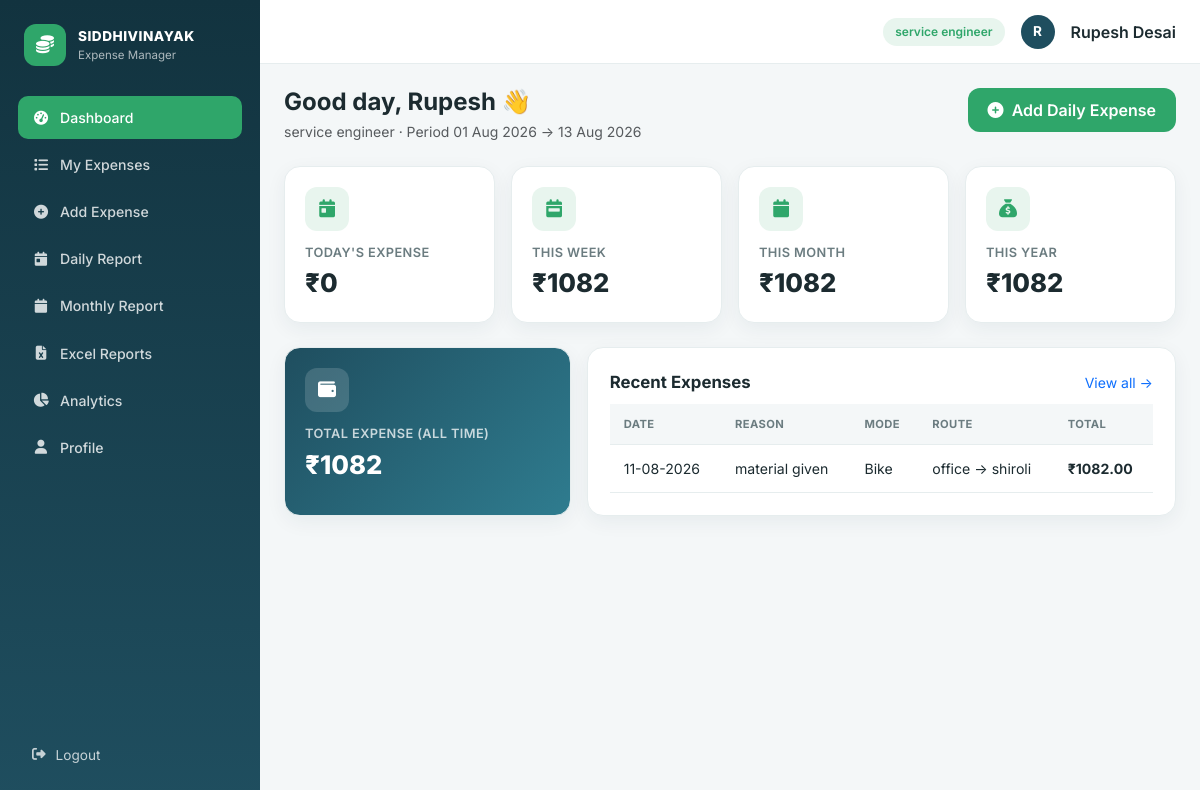
Page /dashboard (signed in) on the committed database.
### models.py (models this page shows, shortened)
class Employee(UserMixin, db.Model):
    __tablename__ = "employees"
    id = db.Column(db.Integer, primary_key=True)
    employee_code = db.Column(db.String(20), unique=True, nullable=False)
    name = db.Column(db.String(120), nullable=False)
    email = db.Column(db.String(120), unique=True, nullable=False)
    mobile = db.Column(db.String(20))
    designation = db.Column(db.String(100))
    department = db.Column(db.String(100))
    password_hash = db.Column(db.String(255), nullable=False)
    joining_date = db.Column(db.Date, default=date.today)
    role = db.Column(db.String(20), default="employee")  # employee | admin
    is_blocked = db.Column(db.Boolean, default=False)
    created_at = db.Column(db.DateTime, default=datetime.utcnow)
    expenses = db.relationship(
        "Expense", backref="employee", lazy=True, cascade="all, delete-orphan"
    )
    @property
    def is_active(self):
        return not self.is_blocked
    @property
    def is_admin(self):
        return self.role == "admin"

class Expense(db.Model):
    __tablename__ = "expenses"
    id = db.Column(db.Integer, primary_key=True)
    employee_id = db.Column(db.Integer, db.ForeignKey("employees.id"), nullable=False)
    expense_date = db.Column(db.Date, nullable=False, default=date.today)
    reason = db.Column(db.String(255), nullable=False)
    mode = db.Column(db.String(20), nullable=False)  # Bike/Bus/Train/Car/Auto/Cab/Other
    from_location = db.Column(db.String(120))
    to_location = db.Column(db.String(120))
    other_amount = db.Column(db.Float, default=0)
    cng_bus_amount = db.Column(db.Float, default=0)
    km = db.Column(db.Float, default=0)
    courier_transport_amount = db.Column(db.Float, default=0)
    food_amount = db.Column(db.Float, default=0)
    km_rate = db.Column(db.Float, default=0)
    km_amount = db.Column(db.Float, default=0)
    total_amount = db.Column(db.Float, default=0)
    notes = db.Column(db.Text)
    created_at = db.Column(db.DateTime, default=datetime.utcnow)
    updated_at = db.Column(db.DateTime, default=datetime.utcnow, onupdate=datetime.utcnow)

### routes/employee.py (the view)
@employee_bp.route("/dashboard")
@login_required
def dashboard():
    today = date.today()
    week_start = today - timedelta(days=today.weekday())
    month_start = today.replace(day=1)
    year_start = today.replace(month=1, day=1)
    base = Expense.query.filter_by(employee_id=current_user.id)
    def total_since(start):
        return base.filter(Expense.expense_date >= start).with_entities(
            func.coalesce(func.sum(Expense.total_amount), 0)
        ).scalar()
    stats = {
        "today": base.filter(Expense.expense_date == today).with_entities(
            func.coalesce(func.sum(Expense.total_amount), 0)).scalar(),
        "week": total_since(week_start),
        "month": total_since(month_start),
        "year": total_since(year_start),
        "total": base.with_entities(func.coalesce(func.sum(Expense.total_amount), 0)).scalar(),
    }
    recent = base.order_by(Expense.expense_date.desc()).limit(5).all()
    return render_template(
        "dashboard.html",
        stats=stats,
        recent=recent,
        period_from=month_start,
        period_to=today,
    )

### templates/dashboard.html (shortened to what this page needs)
{% extends "base.html" %}
{% block content %}
{% set hour = 12 %}
<div class="d-flex justify-content-between align-items-start flex-wrap gap-3 mb-4">
  <div>
    <h4 class="fw-bold mb-1">Good day, {{ current_user.name.split(' ')[0] }} 👋</h4>
    <div class="text-muted small">{{ current_user.designation }} · Period {{ period_from.strftime('%d %b %Y') }} → {{ period_to.strftime('%d %b %Y') }}</div>
  </div>
  <a href="{{ url_for('employee.add_expense') }}" class="btn btn-brand"><i class="fa-solid fa-circle-plus me-1"></i> Add Daily Expense</a>
</div>
<div class="row g-3 mb-4">
  <div class="col-6 col-lg-3">
    <div class="stat-card">
      <div class="stat-icon"><i class="fa-solid fa-calendar-day"></i></div>
      <div class="stat-label">Today's Expense</div>
      <div class="stat-value">₹{{ "%.0f"|format(stats.today) }}</div>
    </div>
  </div>
  <div class="col-6 col-lg-3">
    <div class="stat-card">
      <div class="stat-icon"><i class="fa-solid fa-calendar-week"></i></div>
      <div class="stat-label">This Week</div>
      <div class="stat-value">₹{{ "%.0f"|format(stats.week) }}</div>
    </div>
  </div>
  <div class="col-6 col-lg-3">
    <div class="stat-card">
      <div class="stat-icon"><i class="fa-solid fa-calendar"></i></div>
      <div class="stat-label">This Month</div>
      <div class="stat-value">₹{{ "%.0f"|format(stats.month) }}</div>
    </div>
  </div>
  <div class="col-6 col-lg-3">
    <div class="stat-card">
      <div class="stat-icon"><i class="fa-solid fa-sack-dollar"></i></div>
      <div class="stat-label">This Year</div>
      <div class="stat-value">₹{{ "%.0f"|format(stats.year) }}</div>
    </div>
  </div>
</div>
<div class="row g-3">
  <div class="col-lg-4">
    <div class="stat-card" style="background:linear-gradient(135deg,#1f4e5f,#2f7c8f);color:#fff;">
      <div class="stat-icon" style="background:rgba(255,255,255,.15);color:#fff;"><i class="fa-solid fa-wallet"></i></div>
      <div class="stat-label" style="color:rgba(255,255,255,.75);">Total Expense (All Time)</div>
      <div class="stat-value">₹{{ "%.0f"|format(stats.total) }}</div>
    </div>
  </div>
  <div class="col-lg-8">
    <div class="panel h-100">
      <div class="d-flex justify-content-between align-items-center mb-2">
        <div class="panel-title mb-0">Recent Expenses</div>
        <a href="{{ url_for('employee.expenses') }}" class="small text-decoration-none">View all →</a>
      </div>
      {% if recent %}
      <div class="table-responsive">
        <table class="table-modern">
          <thead><tr><th>Date</th><th>Reason</th><th>Mode</th><th>Route</th><th>Total</th></tr></thead>
          <tbody>
            {% for e in recent %}
            <tr>
              <td>{{ e.expense_date.strftime('%d-%m-%Y') }}</td>
              <td>{{ e.reason }}</td>
              <td class="text-capitalize">{{ e.mode }}</td>
              <td>{{ e.from_location }} → {{ e.to_location }}</td>
              <td class="fw-bold">₹{{ "%.2f"|format(e.total_amount) }}</td>
            </tr>
            {% endfor %}
          </tbody>
        </table>
      </div>
      {% else %}
      <p class="text-muted small mb-0">No expenses recorded yet. Tap "Add Daily Expense" to get started.</p>
      {% endif %}
    </div>
  </div>
</div>
{% endblock %}

### templates/base.html (shortened to what this page needs)
<!DOCTYPE html>
<html lang="en">
<head>
<link href="https://cdn.jsdelivr.net/npm/bootstrap@5.3.3/dist/css/bootstrap.min.css" rel="stylesheet">
<link rel="stylesheet" href="https://cdnjs.cloudflare.com/ajax/libs/font-awesome/6.5.2/css/all.min.css">
<link rel="stylesheet" href="{{ url_for('static', filename='css/style.css') }}">
</head>
<body class="{% if current_user.is_authenticated %}has-shell{% endif %}">
{% if current_user.is_authenticated %}
<div class="app-shell">
  <aside class="sidebar d-none d-lg-flex flex-column">
    <div class="sidebar-brand">
      <div class="brand-mark"><i class="fa-solid fa-coins"></i></div>
      <div>
        <div class="brand-title">SIDDHIVINAYAK</div>
        <div class="brand-sub">Expense Manager</div>
      </div>
    </div>
    <nav class="sidebar-nav">
      {% if current_user.is_admin %}
        <a href="{{ url_for('admin.dashboard') }}" class="nav-link {{ 'active' if request.endpoint == 'admin.dashboard' }}"><i class="fa-solid fa-gauge-high"></i> Dashboard</a>
        <a href="{{ url_for('admin.employees') }}" class="nav-link {{ 'active' if request.endpoint and request.endpoint.startswith('admin.employ') }}"><i class="fa-solid fa-users"></i> Employees</a>
        <a href="{{ url_for('admin.all_expenses') }}" class="nav-link {{ 'active' if request.endpoint == 'admin.all_expenses' }}"><i class="fa-solid fa-receipt"></i> All Expenses</a>
        <a href="{{ url_for('admin.reports') }}" class="nav-link {{ 'active' if request.endpoint and request.endpoint.startswith('admin.reports') or request.endpoint == 'admin.employee_report' }}"><i class="fa-solid fa-chart-line"></i> Reports</a>
        <a href="{{ url_for('excel.export_all_employees') }}" class="nav-link"><i class="fa-solid fa-file-excel"></i> Excel Export</a>
        <a href="{{ url_for('admin.rates') }}" class="nav-link {{ 'active' if request.endpoint == 'admin.rates' }}"><i class="fa-solid fa-road"></i> KM Rates</a>
        <a href="{{ url_for('admin.settings') }}" class="nav-link {{ 'active' if request.endpoint == 'admin.settings' }}"><i class="fa-solid fa-gear"></i> Settings</a>
      {% else %}
        <a href="{{ url_for('employee.dashboard') }}" class="nav-link {{ 'active' if request.endpoint == 'employee.dashboard' }}"><i class="fa-solid fa-gauge-high"></i> Dashboard</a>
        <a href="{{ url_for('employee.expenses') }}" class="nav-link {{ 'active' if request.endpoint == 'employee.expenses' }}"><i class="fa-solid fa-list"></i> My Expenses</a>
        <a href="{{ url_for('employee.add_expense') }}" class="nav-link {{ 'active' if request.endpoint == 'employee.add_expense' }}"><i class="fa-solid fa-circle-plus"></i> Add Expense</a>
        <a href="{{ url_for('employee.daily_report') }}" class="nav-link {{ 'active' if request.endpoint == 'employee.daily_report' }}"><i class="fa-solid fa-calendar-day"></i> Daily Report</a>
        <a href="{{ url_for('employee.monthly_report') }}" class="nav-link {{ 'active' if request.endpoint == 'employee.monthly_report' }}"><i class="fa-solid fa-calendar"></i> Monthly Report</a>
        <a href="{{ url_for('excel.export_all') }}" class="nav-link"><i class="fa-solid fa-file-excel"></i> Excel Reports</a>
        <a href="{{ url_for('employee.analytics') }}" class="nav-link {{ 'active' if request.endpoint == 'employee.analytics' }}"><i class="fa-solid fa-chart-pie"></i> Analytics</a>
        <a href="{{ url_for('employee.profile') }}" class="nav-link {{ 'active' if request.endpoint == 'employee.profile' }}"><i class="fa-solid fa-user"></i> Profile</a>
      {% endif %}
    </nav>
    <a href="{{ url_for('auth.logout') }}" class="sidebar-logout"><i class="fa-solid fa-right-from-bracket"></i> Logout</a>
  </aside>
  <div class="main-col">
    <header class="topbar">
      <div class="ms-auto d-flex align-items-center gap-3">
        <span class="badge-role">{{ 'Administrator' if current_user.is_admin else current_user.designation }}</span>
        <div class="avatar-circle">{{ current_user.name[0] }}</div>
        <span class="d-none d-md-inline fw-semibold">{{ current_user.name }}</span>
      </div>
    </header>
    <main class="content-area pb-5 pb-lg-4">
      {% block content %}{% endblock %}
    </main>
  </div>
</div>
{% endif %}
</body>
</html>

### static/css/style.css (style rules this page uses)
:root { --brand-dark:#12333f; --brand:#1f4e5f; --brand-light:#2f7c8f; --accent:#2fa66a; --accent-soft:#e8f5ee; --bg:#f4f7f8; --card:#ffffff; --text:#1c2b30; --muted:#6b7c80; --border:#e6edee; --radius:16px; --shadow:0 6px 20px rgba(18,51,63,.06); }
* { box-sizing:border-box; }
body { font-family:'Inter',system-ui,-apple-system,sans-serif; background:var(--bg); color:var(--text); margin:0; }
.app-shell { display:flex;min-height:100vh; }
.sidebar { width:260px;flex-shrink:0; background:linear-gradient(180deg,var(--brand-dark),var(--brand)); color:#fff;padding:24px 18px; }
.sidebar-brand { display:flex;align-items:center;gap:12px;margin-bottom:30px;padding:0 6px; }
.brand-mark { width:42px;height:42px;border-radius:12px;background:var(--accent);display:flex;align-items:center;justify-content:center;font-size:18px; }
.brand-title { font-weight:800;font-size:.85rem;letter-spacing:.5px; }
.brand-sub { font-size:.72rem;color:rgba(255,255,255,.65); }
.sidebar-nav { display:flex;flex-direction:column;gap:4px;flex:1; }
.sidebar-nav .nav-link { color:rgba(255,255,255,.8); padding:11px 14px;border-radius:10px;font-size:.88rem;font-weight:500; display:flex;align-items:center;gap:10px;transition:.15s; }
.sidebar-nav .nav-link i { width:18px;text-align:center; }
.sidebar-nav .nav-link.active { background:var(--accent);color:#fff; }
.sidebar-logout { color:rgba(255,255,255,.75);padding:11px 14px;font-size:.85rem;text-decoration:none;display:flex;gap:10px;align-items:center; }
.main-col { flex:1;display:flex;flex-direction:column;min-width:0; }
.topbar { height:64px;background:var(--card);border-bottom:1px solid var(--border); display:flex;align-items:center;padding:0 24px;position:sticky;top:0;z-index:10; }
.badge-role { background:var(--accent-soft);color:var(--accent);font-size:.75rem;font-weight:600;padding:5px 12px;border-radius:20px; }
.avatar-circle { width:34px;height:34px;border-radius:50%;background:var(--brand);color:#fff;display:flex;align-items:center;justify-content:center;font-weight:700;font-size:.85rem; }
.content-area { padding:24px;max-width:1300px;width:100%;margin:0 auto; }
.stat-card { background:var(--card);border-radius:var(--radius);box-shadow:var(--shadow); padding:20px;border:1px solid var(--border);height:100%; }
.stat-card .stat-icon { width:44px;height:44px;border-radius:12px;display:flex;align-items:center;justify-content:center; background:var(--accent-soft);color:var(--accent);font-size:18px;margin-bottom:12px; }
.stat-card .stat-label { color:var(--muted);font-size:.8rem;font-weight:600;text-transform:uppercase;letter-spacing:.4px; }
.stat-card .stat-value { font-size:1.6rem;font-weight:800;margin-top:2px; }
.panel { background:var(--card);border-radius:var(--radius);box-shadow:var(--shadow); border:1px solid var(--border);padding:22px; }
.panel-title { font-weight:700;font-size:1.05rem;margin-bottom:4px; }
.btn-brand { background:var(--accent);border:none;color:#fff;font-weight:600; border-radius:12px;padding:10px 20px;transition:.15s; }
.table-modern { width:100%;border-collapse:separate;border-spacing:0;font-size:.88rem; }
.table-modern thead th { background:var(--bg);color:var(--muted);font-weight:700;text-transform:uppercase;font-size:.7rem; letter-spacing:.4px;padding:12px 14px;border-bottom:1px solid var(--border);white-space:nowrap; }
.table-modern tbody td { padding:13px 14px;border-bottom:1px solid var(--border);vertical-align:middle; }

### rows in the picture
Employee: role+designation "service engineer", name "R", name "Rupesh Desai", name "Rupesh", designation "service engineer"
Expense: expense_date "11-08-2026", reason "material given", mode "Bike", from_location "office", to_location "shiroli", total_amount "1082.00"

### other values in the picture
{{ period_from.strftime('%d %b %Y') }} "01 Aug 2026"
{{ period_to.strftime('%d %b %Y') }} "13 Aug 2026"
{{ "%.0f"|format(stats.today) }} "0"
{{ "%.0f"|format(stats.week) }} "1082"
{{ "%.0f"|format(stats.month) }} "1082"
{{ "%.0f"|format(stats.year) }} "1082"
{{ "%.0f"|format(stats.total) }} "1082"
